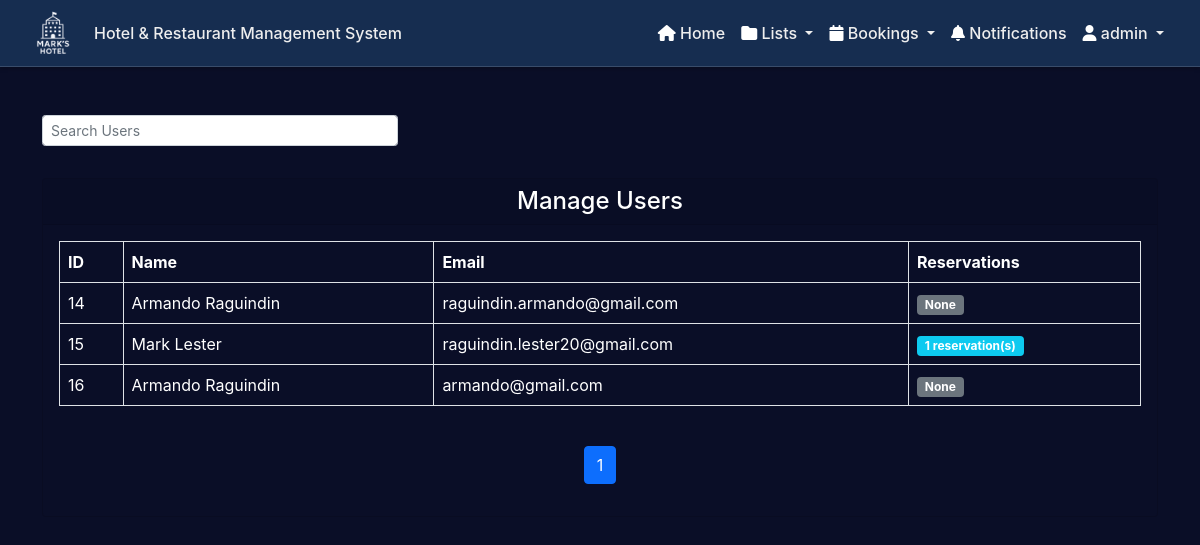
/admin/manageUsers.php (signed in), run on the app's committed database.
### tables this page shows
CREATE TABLE `users` (
  `user_id` int(11) NOT NULL,
  `name` varchar(255) NOT NULL,
  `address` varchar(50) NOT NULL,
  `email` varchar(50) NOT NULL,
  `password` varchar(50) NOT NULL,
  `role` varchar(20) DEFAULT NULL,
  `phone` tinytext DEFAULT NULL
);

### controllers/usersController.php (called while the page is built)
<?php
require_once '../models/usersModel.php';
require_once '../components/connection.php';
$userModel = new usersModel();
$result = $userModel->getAllUsers($con);
$users = $result['users'];
$total_pages = $result['total_pages'];
$page = $result['current_page'];
?>

### models/usersModel.php (called while the page is built, shortened)
<?php
    class usersModel{
        public function getAllUsers($con){
            try{
                $records_per_page = 5;
                $page = isset($_GET['page']) ? (int)$_GET['page'] : 1;
                $offset = ($page - 1) * $records_per_page;
                $total_query = "SELECT COUNT(*) as total FROM users WHERE role = 'user'";
                $total_result = mysqli_query($con, $total_query);
                $total_rows = mysqli_fetch_assoc($total_result)['total'];
                $total_pages = ceil($total_rows / $records_per_page);
                $query = "SELECT u.user_id, u.name, u.address, u.email, u.role, u.phone,
                        (SELECT COUNT(*) FROM table_reservations r WHERE r.user_id = u.user_id) as reservation_count
                        FROM users u WHERE u.role = 'user'
                        LIMIT $offset, $records_per_page";
                $result = mysqli_query($con, $query);
                $users = [];
                while($row = mysqli_fetch_assoc($result)) {
                    $users[] = $row;
                }
                return [
                    'users' => $users,
                    'total_pages' => $total_pages,
                    'current_page' => $page
                ];
            }catch( Exception $e ){
                throw new Exception("Error fetching users: " . $e->getMessage(), 500);
            }
        }
    }
?>

### admin/manageUsers.php (the view, shortened to what this page needs)
<?php
include '../components/connection.php';
include '../controllers/usersController.php';
?>
<!DOCTYPE html>
<html lang="en">
<head>
    <link href="https://cdn.jsdelivr.net/npm/bootstrap@5.0.2/dist/css/bootstrap.min.css" rel="stylesheet">
    <link rel="stylesheet" href="../css/customAdminHeader.css">
    <link rel="stylesheet" href="https://cdnjs.cloudflare.com/ajax/libs/font-awesome/6.7.2/css/all.min.css">
    <link rel="stylesheet" href="../css/notifications.css">
    <link rel="stylesheet" href="../css/app.css">
</head>
<body>
    <?php include '../components/header_admin.php'; ?>
    <div class="container mt-5">
        <div class="row">
            <div class="text-end col-md-4 mb-3">
                <input type="text" class="form-control form-control-sm mb-3" id="searchInput" placeholder="Search Users" onkeyup="filterTable()">
            </div>
            <div class="col-12">
                <div class="card">
                    <div class="card-header text-white">
                        <h4 class="mb-0 text-center">Manage Users</h4>
                    </div>
                    <div class="card-body">
                        <?php if(count($users) > 0): ?>
                            <div class="table-responsive">
                                <table class="table table-bordered" id="userTable">
                                    <thead class="table">
                                        <tr>
                                            <th>ID</th>
                                            <th>Name</th>
                                            <th>Email</th>
                                            <th>Reservations</th>
                                        </tr>
                                    </thead>
                                    <tbody>
                                        <?php foreach($users as $user): ?>
                                            <tr>
                                                <td><?php echo htmlspecialchars($user['user_id']); ?></td>
                                                <td><?php echo htmlspecialchars($user['name']); ?></td>
                                                <td><?php echo htmlspecialchars($user['email']); ?></td>
                                                <td>
                                                    <?php if($user['reservation_count'] > 0): ?>
                                                        <span class="badge bg-info"><?= $user['reservation_count'] ?> reservation(s)</span>
                                                    <?php else: ?>
                                                        <span class="badge bg-secondary">None</span>
                                                    <?php endif; ?>
                                                </td>
                                            </tr>
                                        <?php endforeach; ?>
                                    </tbody>
                                </table>
                            </div>
                            <nav aria-label="Page navigation" class="mt-4">
                                <ul class="pagination justify-content-center">
                                    <?php for($i = 1; $i <= $total_pages; $i++): ?>
                                        <li class="page-item <?php echo ($page == $i) ? 'active' : ''; ?>">
                                            <a class="page-link" href="?page=<?php echo $i; ?>"><?php echo $i; ?></a>
                                        </li>
                                    <?php endfor; ?>
                                </ul>
                            </nav>
                        <?php else: ?>
                            <div class="alert alert-info">No users found.</div>
                        <?php endif; ?>
                    </div>
                </div>
            </div>
        </div>
    </div>
</body>
</html>

### css/notifications.css (style rules this page uses)
:root { --bg-primary: #0a0e27; --bg-secondary: #141937; --bg-card: #1a1f3a; --accent-blue: #00d4ff; --accent-cyan: #00bcd4; --accent-purple: #6b5ce7; --text-primary: #ffffff; --text-secondary: #8b92b8; --success: #00ff88; --warning: #ffb800; --danger: #ff4757; }

### css/app.css (style rules this page uses)
:root { --bg-primary: #0a0e27; --bg-secondary: #141937; --bg-card: #1a1f3a; --accent-blue: #00d4ff; --accent-cyan: #00bcd4; --accent-purple: #6b5ce7; --text-primary: #ffffff; --text-secondary: #8b92b8; --success: #00ff88; --warning: #ffb800; --danger: #ff4757; }
* { color: var(--text-primary); }
body { background: var(--bg-primary); color: var(--text-primary); font-family: 'Inter', -apple-system, BlinkMacSystemFont, 'Segoe UI', sans-serif; }
.card { background-color: var(--bg-primary); }
.table-responsive { overflow-x: auto; }

### data on the page
users: user_id "14", name "Armando Raguindin", email "raguindin.armando@gmail.com", shows "None"
users: user_id "15", name "Mark Lester", email "raguindin.lester20@gmail.com", reservation_count "1"
users: user_id "16", name "Armando Raguindin", email "armando@gmail.com", shows "None"

### other printed values
$_SESSION['name'] "admin"
